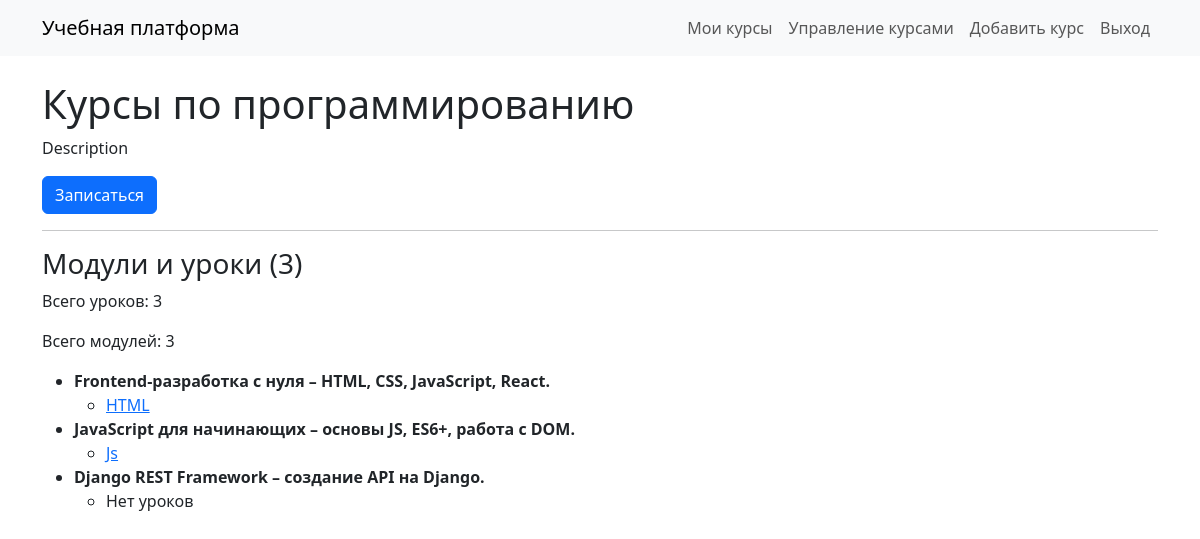
The page /course/1/ (signed in) on the database its author committed.
### online_courses/models.py (models this page shows, shortened)
class Course(models.Model):
    title = models.CharField(max_length=255)
    description = models.TextField(null=True, blank=True)
    teacher = models.ForeignKey(User, on_delete=models.SET_NULL, null=True, limit_choices_to={'role': 'teacher'}, related_name='courses_taught')
    students = models.ManyToManyField(User, related_name='enrolled_courses', blank=True, limit_choices_to={'role': 'student'})

class Module(models.Model):
    course = models.ForeignKey(Course, on_delete=models.CASCADE, related_name='modules')
    title = models.CharField(max_length=200)
    order = models.PositiveIntegerField()
    class Meta:
        ordering = ['course', 'order']

class Lesson(models.Model):
    module = models.ForeignKey(Module, on_delete=models.CASCADE)
    title = models.CharField(max_length=200)
    content = models.TextField(blank=True, null=True)
    video_url = models.URLField(blank=True, null=True)
    file = models.FileField(upload_to='lessons/files/', blank=True, null=True)

### online_courses/views.py (the view)
# urls.py: path('course/<int:course_id>/', course_detail, name='course_detail'),
@login_required
def course_detail(request, course_id):
    course = get_object_or_404(Course, id=course_id)
    return render(request, 'course_detail.html', {'course': course})

### online_courses/templates/course_detail.html (shortened to what this page needs)
{% extends 'base.html' %}
{% block content %}
<h1>{{ course.title }}</h1>
<p>{{ course.description }}</p>
{% if user not in course.students.all %}
    <a href="{% url 'online_courses:enroll_course' course.id %}" class="btn btn-primary">Записаться</a>
{% endif %}
<hr>
<h3>Модули и уроки ({{ course.modules.count }})</h3>
<p>Всего уроков: {{ course.modules.all|length }}</p>
<p>Всего модулей: {{ course.modules.count }}</p>
<ul>
    {% for module in course.modules.all %}
        <li><strong>{{ module.title }}</strong>
            <ul>
                {% for lesson in module.lesson_set.all %}
                    <li><a href="{% url 'online_courses:lesson_detail' course.id lesson.id %}">{{ lesson.title }}</a></li>
                {% empty %}
                    <li>Нет уроков</li>
                {% endfor %}
            </ul>
        </li>
    {% empty %}
        <p>Пока нет модулей.</p>
    {% endfor %}
</ul>
{% endblock %}

### rows shown on the page
Course: title "Курсы по программированию", description "Description", modules.count "3", modules.all|length "3"
Module: title "Frontend-разработка с нуля – HTML, CSS, JavaScript, React."
Lesson: title "HTML"
Module: title "JavaScript для начинающих – основы JS, ES6+, работа с DOM."
Lesson: title "Js"
Module: title "Django REST Framework – создание API на Django."
